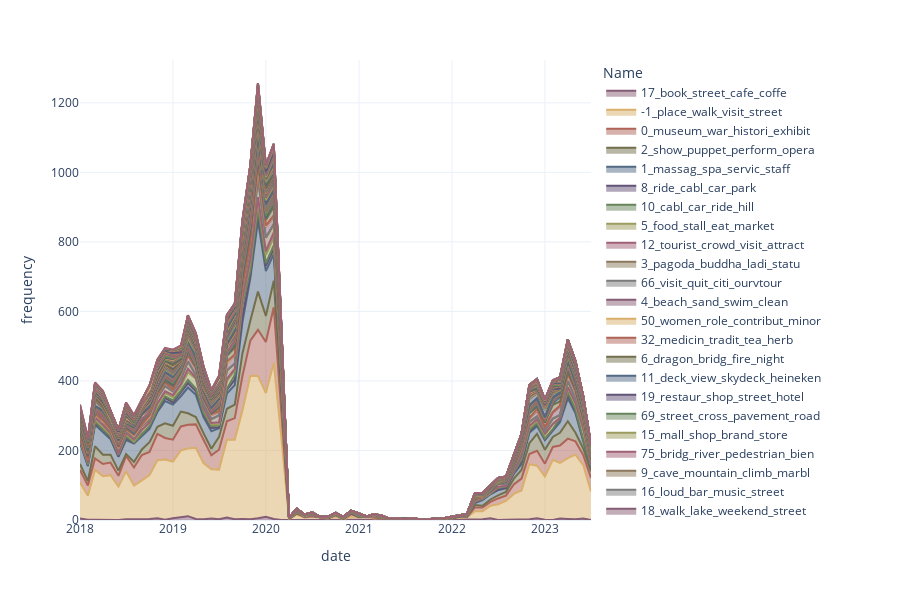

Here is the notebook cell this chart was saved with:
### Code cell
import plotly.express as px

dtm_model['Name'] = dtm_model['Name'].astype(str)


pio.templates.default = "plotly_white"
fig = px.area(dtm_model, x="date", y="frequency", color="Name", hover_name='new_words', line_group="Name", color_discrete_sequence=px.colors.qualitative.Antique, height=600)
fig.update_traces(textposition="top right", textfont_color="black")

#whitegrid background

fig.update_layout(showlegend=True)

fig.show()
